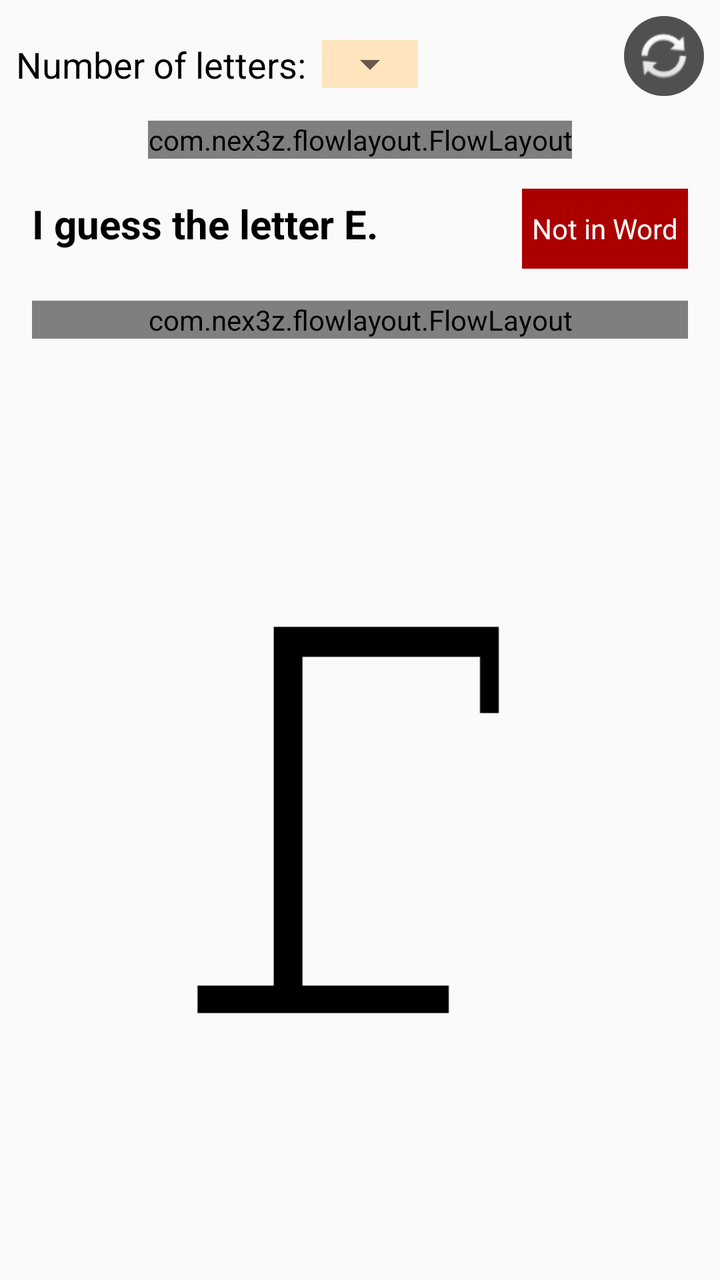
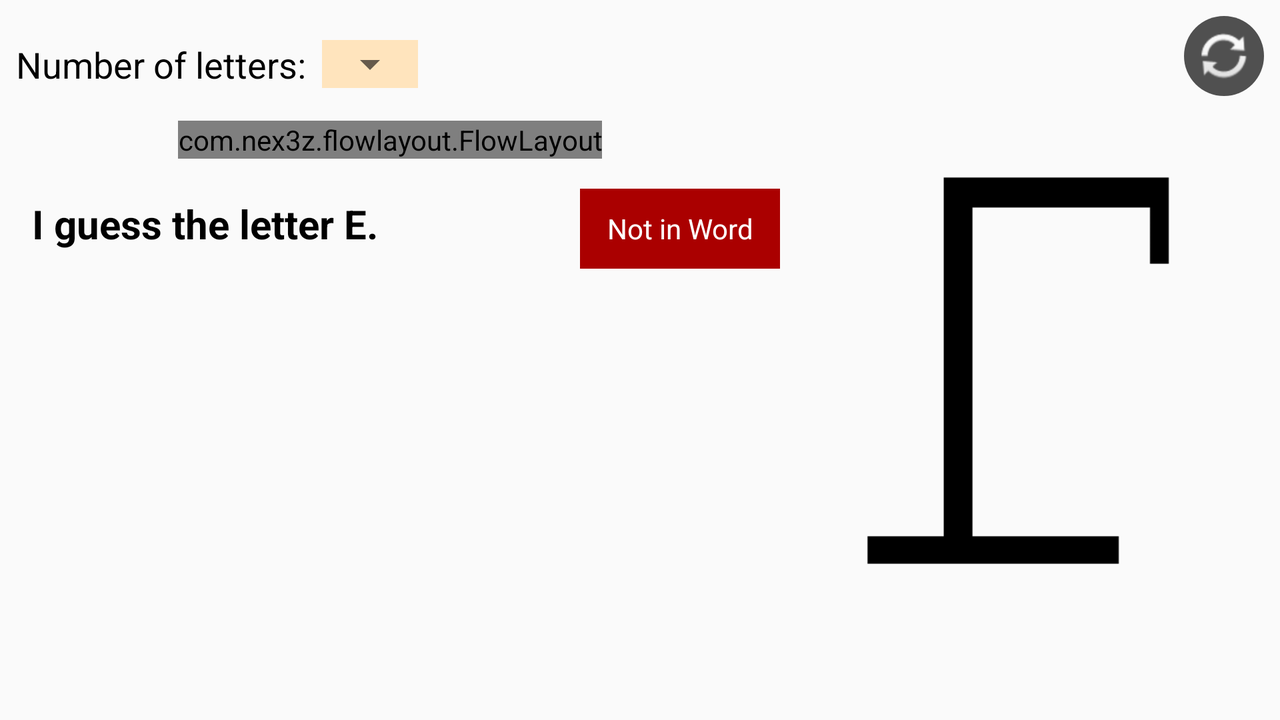

One screen, two layout resources from the same app: the default and the repository's alternative for another configuration. Each is rendered where Android would select it; the XML of both is given below.
<!-- AndroidManifest.xml: application theme AppTheme -->
<!-- res/layout/fragment_hangman_gamemaster.xml -->
<?xml version="1.0" encoding="utf-8"?>
<layout
    xmlns:android="http://schemas.android.com/apk/res/android"
    xmlns:app="http://schemas.android.com/apk/res-auto"
    xmlns:tools="http://schemas.android.com/tools">

    <androidx.constraintlayout.widget.ConstraintLayout
        android:layout_width="match_parent"
        android:layout_height="match_parent"
        tools:context=".gamemaster.GamemasterFragment">

        <com.nex3z.flowlayout.FlowLayout
            android:id="@+id/prompt_holder"
            android:layout_width="wrap_content"
            android:layout_height="wrap_content"
            android:layout_margin="16dp"
            android:gravity="center"
            android:orientation="horizontal"
            app:flChildSpacing="3dp"
            app:flChildSpacingForLastRow="align"
            app:flMinChildSpacing="3dp"
            app:flRowSpacing="10dp"
            app:layout_constraintEnd_toEndOf="parent"
            app:layout_constraintStart_toStartOf="parent"
            app:layout_constraintTop_toBottomOf="@+id/spinner_word_length_label" />

        <com.nex3z.flowlayout.FlowLayout
            android:id="@+id/letter_holder"
            android:layout_width="match_parent"
            android:layout_height="wrap_content"
            android:layout_margin="16dp"
            android:orientation="horizontal"
            app:flChildSpacing="auto"
            app:flChildSpacingForLastRow="align"
            app:flMinChildSpacing="10dp"
            app:flRowSpacing="10dp"
            app:layout_constraintEnd_toEndOf="parent"
            app:layout_constraintStart_toStartOf="parent"
            app:layout_constraintTop_toBottomOf="@+id/rejectGuessButton" />

        <ImageButton
            android:id="@+id/reset_button"
            android:layout_width="40dp"
            android:layout_height="40dp"
            android:layout_marginTop="8dp"
            android:layout_marginEnd="8dp"
            android:background="@drawable/refresh_button_background"
            android:padding="5dp"
            android:scaleType="fitXY"
            android:src="@android:drawable/ic_popup_sync"
            app:layout_constraintEnd_toEndOf="parent"
            app:layout_constraintTop_toTopOf="parent" />

        <TextView
            android:id="@+id/guessText"
            android:layout_width="0dp"
            android:layout_height="wrap_content"
            android:layout_marginStart="16dp"
            android:layout_marginEnd="16dp"
            android:textSize="20sp"
            android:textColor="@android:color/black"
            android:textStyle="bold"
            app:layout_constraintBaseline_toBaselineOf="@+id/rejectGuessButton"
            app:layout_constraintEnd_toStartOf="@+id/rejectGuessButton"
            app:layout_constraintStart_toStartOf="parent"
            tools:text="I guess the letter &quot;E&quot;."/>

        <TextView
            android:id="@+id/rejectGuessButton"
            android:layout_width="wrap_content"
            android:layout_height="40dp"
            android:layout_marginTop="15dp"
            android:layout_marginEnd="16dp"
            android:background="@drawable/letter_incorrect_guess_background"
            android:gravity="center"
            android:padding="5dp"
            android:text="@string/not_in_word"
            android:textColor="#FFF"
            app:layout_constraintEnd_toEndOf="parent"
            app:layout_constraintTop_toBottomOf="@+id/prompt_holder" />

        <TextView
            android:id="@+id/spinner_word_length_label"
            android:layout_width="wrap_content"
            android:layout_height="wrap_content"
            android:layout_marginTop="20dp"
            android:layout_marginStart="8dp"
            android:text="@string/number_of_letters"
            android:textColor="@android:color/black"
            android:textSize="18sp"
            app:layout_constraintStart_toStartOf="parent"
            app:layout_constraintTop_toTopOf="parent" />

        <FrameLayout
            android:id="@+id/frameLayout"
            android:layout_width="wrap_content"
            android:layout_height="wrap_content"
            android:layout_marginStart="8dp"
            android:background="@color/letterBackgroundUnguessed"
            app:layout_constraintStart_toEndOf="@+id/spinner_word_length_label"
            app:layout_constraintTop_toTopOf="@+id/spinner_word_length_label">

            <Spinner
                android:id="@+id/spinner_word_length"
                android:layout_width="wrap_content"
                android:layout_height="wrap_content" />

        </FrameLayout>

        <ImageView
            android:id="@+id/gallows"
            android:layout_width="250dp"
            android:layout_height="250dp"
            android:src="@drawable/gallows_0"
            style="@style/Gallows"
            app:layout_constraintStart_toStartOf="parent"
            app:layout_constraintEnd_toEndOf="parent"
            app:layout_constraintBottom_toBottomOf="parent"
            app:layout_constraintTop_toBottomOf="@id/letter_holder" />

    </androidx.constraintlayout.widget.ConstraintLayout>
</layout>
<!-- resources referenced by this layout -->
<resources>
  <color name="letterBackgroundUnguessed">#FFE4BD</color>
  <!-- drawable gallows_0: png bitmap (drawable-mdpi, 1808 bytes) -->
  <!-- drawable letter_incorrect_guess_background (drawable) -->
  <?xml version="1.0" encoding="utf-8"?>
  <ripple xmlns:android="http://schemas.android.com/apk/res/android"
      android:color="@color/buttonRippleColor">
      <item
          android:id="@android:id/mask"
          android:drawable="@color/letterBackgroundIncorrectGuess" />
      <item android:drawable="@color/letterBackgroundIncorrectGuess" />
  </ripple>
  <!-- drawable refresh_button_background (drawable) -->
  <?xml version="1.0" encoding="utf-8"?>
  <shape xmlns:android="http://schemas.android.com/apk/res/android"
      android:shape="oval">
      <solid
          android:color="#505050"/>
  </shape>
  <string name="not_in_word">Not in Word</string>
  <string name="number_of_letters">Number of letters:</string>
  <style name="AppTheme" parent="Theme.AppCompat.Light.DarkActionBar">
          
          <item name="colorPrimary">@color/colorPrimary</item>
          <item name="colorPrimaryDark">@color/colorPrimaryDark</item>
          <item name="colorAccent">@color/colorAccent</item>
          <item name="android:itemBackground">@color/colorPrimaryDark</item>
          <item name="android:itemTextAppearance">@style/MenuItemStyle</item>
      </style>
  <color name="buttonRippleColor">@color/colorAccent</color>
  <color name="letterBackgroundIncorrectGuess">#AA0000</color>
  <color name="colorPrimary">#954535</color>
  <color name="colorPrimaryDark">#7B3F00</color>
  <color name="colorAccent">#E48400</color>
  <style name="MenuItemStyle">
          <item name="android:textColor">@android:color/white</item>
          <item name="android:actionMenuTextColor">@android:color/white</item>
          <item name="actionMenuTextColor">@android:color/white</item>
      </style>
</resources>
<!-- res/layout-land/fragment_hangman_gamemaster.xml (the repository's variant of the layout above) -->
<!-- drawn on the phone turned sideways -->
<?xml version="1.0" encoding="utf-8"?>
<layout
    xmlns:android="http://schemas.android.com/apk/res/android"
    xmlns:app="http://schemas.android.com/apk/res-auto"
    xmlns:tools="http://schemas.android.com/tools">

    <androidx.constraintlayout.widget.ConstraintLayout
        android:layout_width="match_parent"
        android:layout_height="match_parent"
        tools:context=".gamemaster.GamemasterFragment">

        <com.nex3z.flowlayout.FlowLayout
            android:id="@+id/prompt_holder"
            android:layout_width="wrap_content"
            android:layout_height="wrap_content"
            android:layout_margin="16dp"
            android:gravity="center"
            android:orientation="horizontal"
            app:flChildSpacing="3dp"
            app:flChildSpacingForLastRow="align"
            app:flMinChildSpacing="3dp"
            app:flRowSpacing="10dp"
            app:layout_constraintEnd_toStartOf="@+id/gallows"
            app:layout_constraintStart_toStartOf="parent"
            app:layout_constraintTop_toBottomOf="@+id/spinner_word_length_label" />

        <ImageButton
            android:id="@+id/reset_button"
            android:layout_width="40dp"
            android:layout_height="40dp"
            android:layout_marginTop="8dp"
            android:layout_marginEnd="8dp"
            android:background="@drawable/refresh_button_background"
            android:contentDescription="@string/reset"
            android:padding="5dp"
            android:scaleType="fitXY"
            android:src="@android:drawable/ic_popup_sync"
            app:layout_constraintEnd_toEndOf="parent"
            app:layout_constraintTop_toTopOf="parent" />

        <TextView
            android:id="@+id/guessText"
            android:layout_width="0dp"
            android:layout_height="wrap_content"
            android:layout_marginStart="16dp"
            android:layout_marginEnd="16dp"
            android:textColor="@android:color/black"
            android:textSize="20sp"
            android:textStyle="bold"
            app:layout_constraintBaseline_toBaselineOf="@+id/finishGuessButton"
            app:layout_constraintEnd_toStartOf="@+id/finishGuessButton"
            app:layout_constraintStart_toStartOf="parent"
            tools:text="I guess the letter &quot;E&quot;." />

        <TextView
            android:id="@+id/finishGuessButton"
            android:layout_width="100dp"
            android:layout_height="40dp"
            android:layout_marginTop="15dp"
            android:background="@drawable/letter_incorrect_guess_background"
            android:gravity="center"
            android:padding="5dp"
            android:text="@string/not_in_word"
            android:textColor="#FFF"
            app:layout_constraintEnd_toStartOf="@+id/gallows"
            app:layout_constraintTop_toBottomOf="@+id/prompt_holder" />

        <TextView
            android:id="@+id/spinner_word_length_label"
            android:layout_width="wrap_content"
            android:layout_height="wrap_content"
            android:layout_marginStart="8dp"
            android:layout_marginTop="20dp"
            android:text="@string/number_of_letters"
            android:textColor="@android:color/black"
            android:textSize="18sp"
            app:layout_constraintEnd_toStartOf="@+id/frameLayout"
            app:layout_constraintHorizontal_bias="0.5"
            app:layout_constraintHorizontal_chainStyle="packed"
            app:layout_constraintStart_toStartOf="parent"
            app:layout_constraintTop_toTopOf="parent" />

        <FrameLayout
            android:id="@+id/frameLayout"
            android:layout_width="wrap_content"
            android:layout_height="wrap_content"
            android:layout_marginStart="8dp"
            android:background="@color/letterBackgroundUnguessed"
            app:layout_constraintStart_toEndOf="@+id/spinner_word_length_label"
            app:layout_constraintTop_toTopOf="@+id/spinner_word_length_label">

            <Spinner
                android:id="@+id/spinner_word_length"
                android:layout_width="wrap_content"
                android:layout_height="wrap_content" />

        </FrameLayout>

        <ImageView
            android:id="@+id/gallows"
            android:layout_width="250dp"
            android:layout_height="250dp"
            android:contentDescription="@string/zero_wrong_guesses"
            android:src="@drawable/gallows_0"
            app:layout_constraintBottom_toBottomOf="parent"
            app:layout_constraintEnd_toEndOf="parent"
            app:layout_constraintTop_toTopOf="parent" />

    </androidx.constraintlayout.widget.ConstraintLayout>
</layout>
<!-- resources referenced by the variant -->
<!-- as the phone turned sideways resolves them -->
<resources>
  <color name="letterBackgroundUnguessed">#FFE4BD</color>
  <!-- drawable gallows_0: png bitmap (drawable-mdpi, 1808 bytes) -->
  <!-- drawable letter_incorrect_guess_background (drawable) -->
  <?xml version="1.0" encoding="utf-8"?>
  <ripple xmlns:android="http://schemas.android.com/apk/res/android"
      android:color="@color/buttonRippleColor">
      <item
          android:id="@android:id/mask"
          android:drawable="@color/letterBackgroundIncorrectGuess" />
      <item android:drawable="@color/letterBackgroundIncorrectGuess" />
  </ripple>
  <!-- drawable refresh_button_background (drawable) -->
  <?xml version="1.0" encoding="utf-8"?>
  <shape xmlns:android="http://schemas.android.com/apk/res/android"
      android:shape="oval">
      <solid
          android:color="#505050"/>
  </shape>
  <string name="not_in_word">Not in Word</string>
  <string name="number_of_letters">Number of letters:</string>
  <string name="reset">Reset</string>
  <string name="zero_wrong_guesses">Zero wrong guesses.</string>
  <style name="AppTheme" parent="Theme.AppCompat.Light.DarkActionBar">
          
          <item name="colorPrimary">@color/colorPrimary</item>
          <item name="colorPrimaryDark">@color/colorPrimaryDark</item>
          <item name="colorAccent">@color/colorAccent</item>
          <item name="android:itemBackground">@color/colorPrimaryDark</item>
          <item name="android:itemTextAppearance">@style/MenuItemStyle</item>
      </style>
  <color name="buttonRippleColor">@color/colorAccent</color>
  <color name="letterBackgroundIncorrectGuess">#AA0000</color>
  <color name="colorPrimary">#954535</color>
  <color name="colorPrimaryDark">#7B3F00</color>
  <color name="colorAccent">#E48400</color>
  <style name="MenuItemStyle">
          <item name="android:textColor">@android:color/white</item>
          <item name="android:actionMenuTextColor">@android:color/white</item>
          <item name="actionMenuTextColor">@android:color/white</item>
      </style>
</resources>
